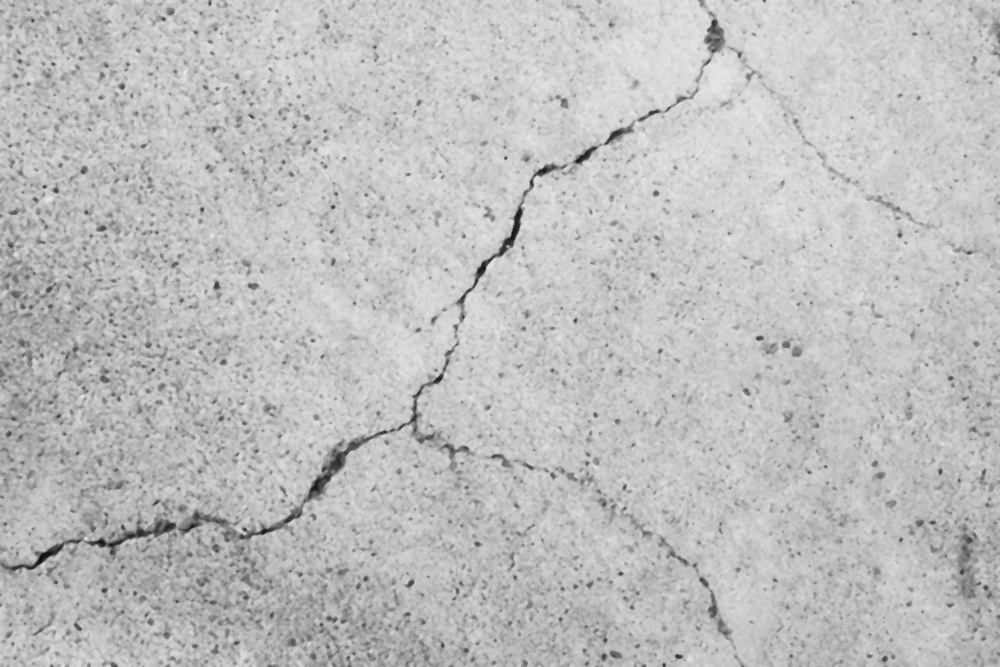
#> input picture pictures/o-m-sample01.jpg, 1000 x 667 px, shrunk from 1299 x 866 before the run
$ python -i crack_detection.py   (imports and definitions only)
#> lines starting #> are read from the running program, lines starting #| are printed output that depends on the picture; after the words box and inside, x2 and y2 are one past the last pixel; in counts of white or black regions, pixels touching at a corner belong together
#> further down, picture is the input picture: shape (667, 1000); min 11, max 235, mean 190.7
import cv2
import numpy as np


class CrackDetection:
    def compute_eccentricity(self, mask):
        moments = cv2.moments(mask.astype(np.uint8))
        if moments['mu20'] + moments['mu02'] == 0:
            return 0
        eccentricity = ((moments['mu20'] - moments['mu02']) ** 2 + 4 * moments['mu11'] ** 2) / (
                    (moments['mu20'] + moments['mu02']) ** 2)
        return np.sqrt(1 - eccentricity)

    def detect_cracks(self, filtered_gray_image, output_detected_image_path, output_binary_image_path):
        # 適応型しきい値処理を使用して二値化
#> called with output_detected_image_path = 'out.png', output_binary_image_path = 'out1.png'
        binary_image = cv2.adaptiveThreshold(filtered_gray_image, 255, cv2.ADAPTIVE_THRESH_GAUSSIAN_C,
                                             cv2.THRESH_BINARY_INV, 11, 2)
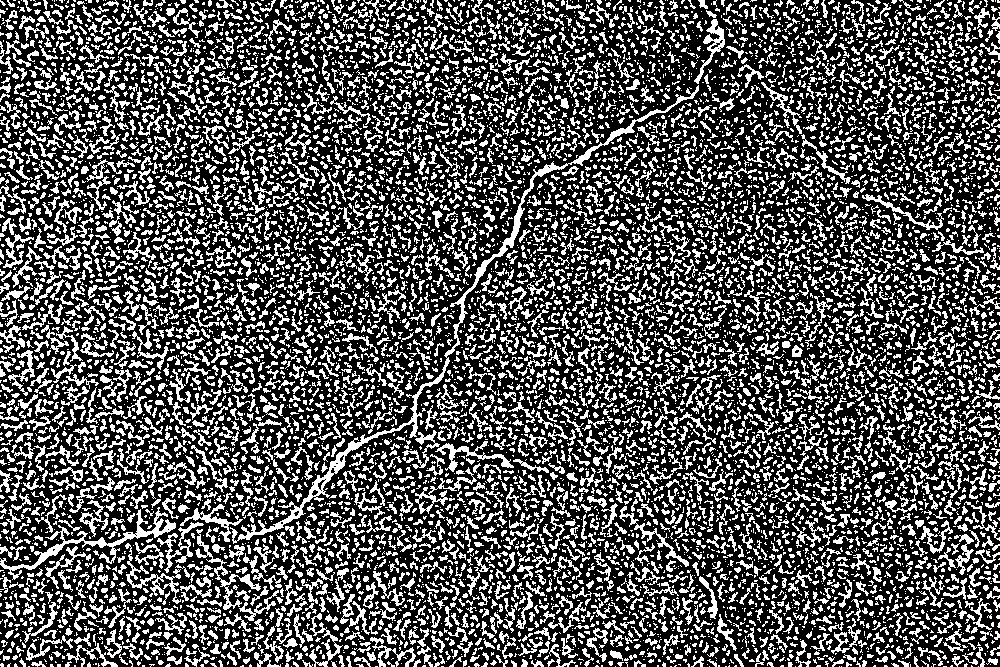
#> binary_image: shape (667, 1000); 32.6% white in thin lines or dots

        # 二値化された画像を保存
        cv2.imwrite(output_binary_image_path, binary_image)

        num_labels, labeled_cracks = cv2.connectedComponents(binary_image)
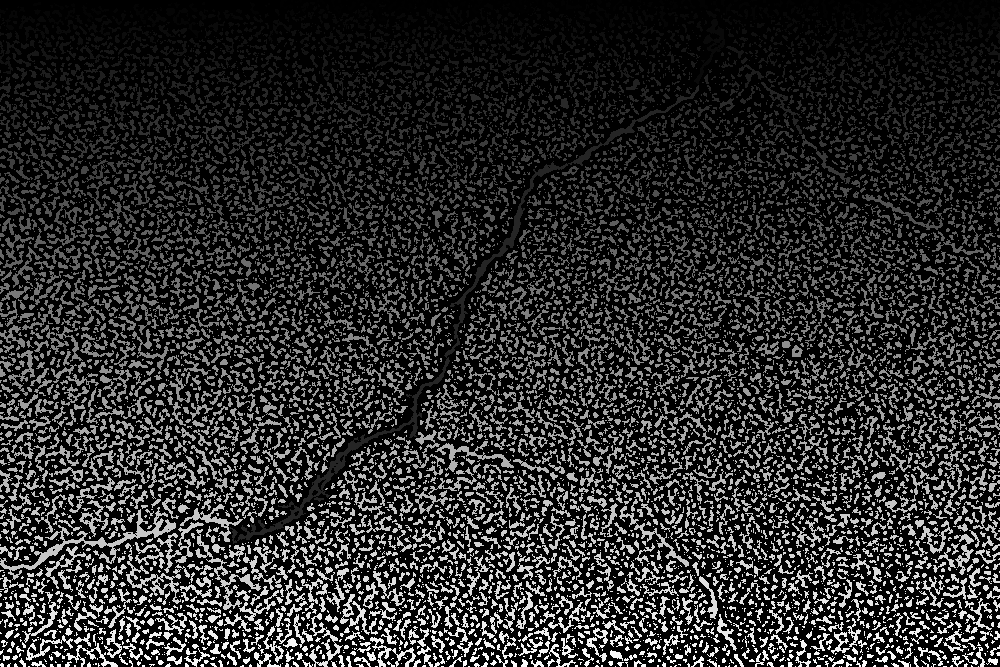
#> labeled_cracks: shape (667, 1000) int32; min 0, max 10010, mean 1700; drawn with min black and max white
#> num_labels = 10011

        result_image = cv2.cvtColor(filtered_gray_image, cv2.COLOR_GRAY2BGR)

        for label in range(1, num_labels):
            mask = (labeled_cracks == label).astype(np.uint8)
            area = np.sum(mask)
            contours, _ = cv2.findContours(mask, cv2.RETR_EXTERNAL, cv2.CHAIN_APPROX_SIMPLE)
            if len(contours) > 0:
                perimeter = cv2.arcLength(contours[0], True)
                eccentricity = self.compute_eccentricity(mask)
                aspect_ratio = area / float(perimeter ** 2)
                if area >= 80 and eccentricity >= 0.20 and aspect_ratio <= 1.0:  # 条件を微調整
                    result_image[mask == 1] = [0, 0, 255]  # 赤色に設定
#> this loop made 10010 passes
#> (area, contours, perimeter, eccentricity, aspect_ratio) on passes 2, 6, 9, 17, 29, 36, 59: (28, 1 contour, all with area under 20, 24.14, 0.741, 0.048), (37, 1 contour; box (x1, y1, x2, y2) and area: (23, 0, 32, 12) 22, 33.56, 0.485, 0.0329), (27, 1 contour, all with area under 20, 22.49, 0.633, 0.0534), (21, 1 contour, all with area under 20, 19.31, 0.761, 0.0563), (28, 1 contour, all with area under 20, 31.56, 0.576, 0.0281), (28, 1 contour, all with area under 20, 21.9, 0.748, 0.0584), (33, 1 contour, all with area under 20, 30.38, 0.681, 0.0357)
#> (area, perimeter, eccentricity, aspect_ratio) on passes 23, 26, 28, 32, 33, 39: (51, 45.11, 0.552, 0.0251), (44, 46.04, 0.986, 0.0208), (42, 33.31, 0.795, 0.0378), (22, 15.07, 0.884, 0.0969), (68, 64.53, 0.744, 0.0163), (55, 51.7, 0.666, 0.0206)
#> pass 1, in detect_cracks, `mask = (labeled_cracks == label).astype(np.uint8)`:
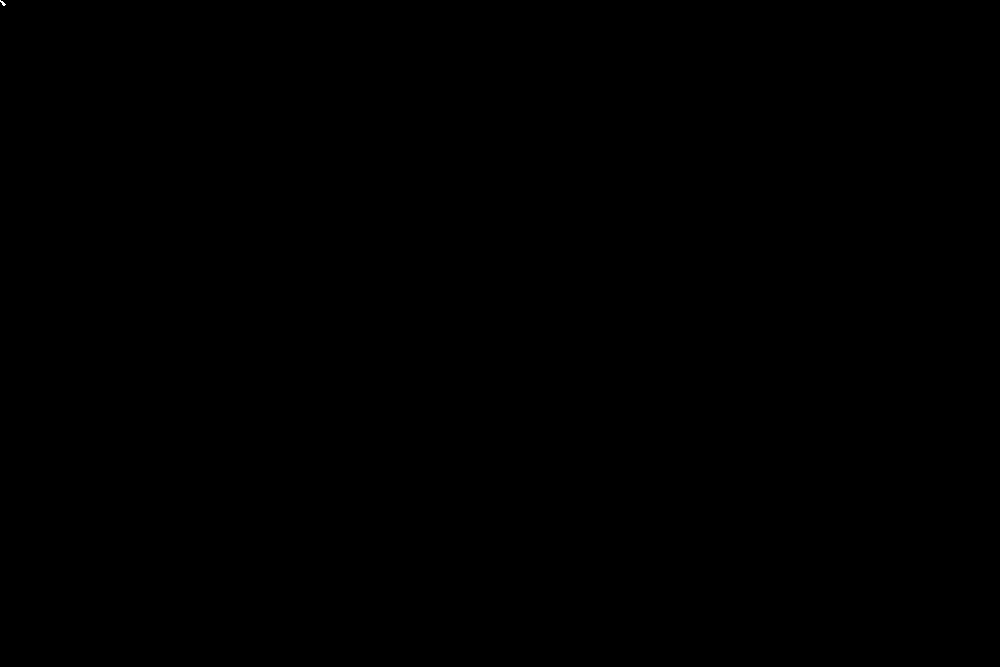
#> mask: shape (667, 1000); values 0 (black) and 1 (white), 0% white in thin lines or dots, all inside (x1, y1, x2, y2) = (0, 0, 6, 6)
#> after the loop: mask: shape (667, 1000); values 0 (black) and 1 (white), 0% white in thin lines or dots, all inside (x1, y1, x2, y2) = (978, 666, 979, 667)
#> after the loop:
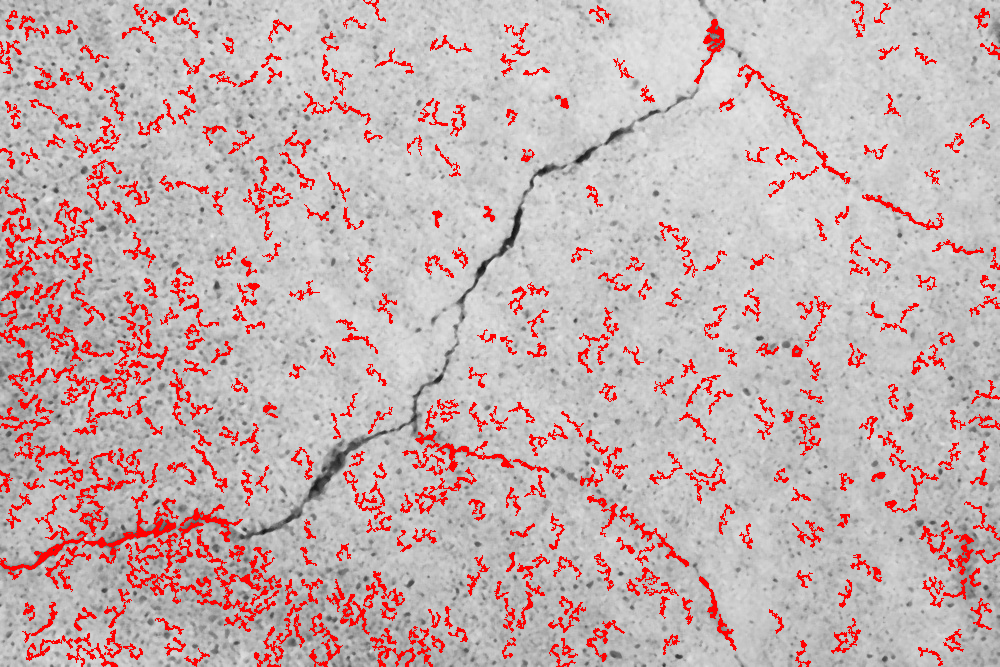
#> result_image: shape (667, 1000, 3); 9.07% of pixels changed, all inside (x1, y1, x2, y2) = (0, 0, 1000, 667)

        cv2.imwrite(output_detected_image_path, result_image)

>>> import cv2
>>> picture = cv2.imread('pictures/o-m-sample01.jpg', cv2.IMREAD_GRAYSCALE)
>>> result = CrackDetection().detect_cracks(picture, 'out.png', 'out1.png')

$ run again, on pictures/o-m-sample02.jpg
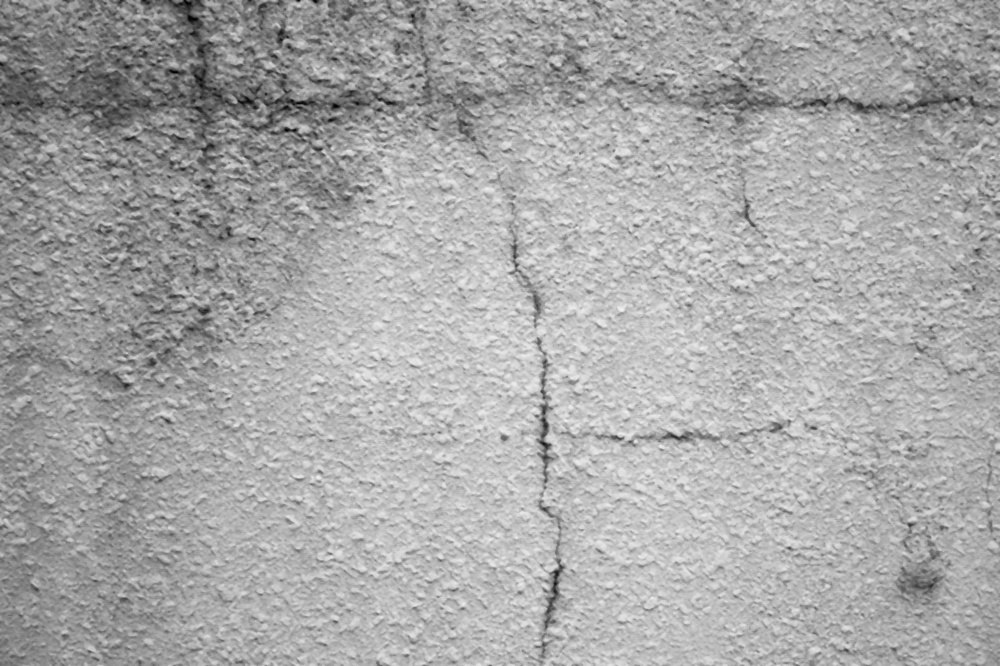
#> input picture pictures/o-m-sample02.jpg, 1000 x 666 px, shrunk from 1600 x 1066 before the run
#> picture is the input picture: shape (666, 1000); min 0, max 242, mean 167.7
#> binary_image: shape (666, 1000); 41.7% white in thin lines or dots
#> in detect_cracks, `num_labels, labeled_cracks = cv2.connectedComponents(binary_image)`:
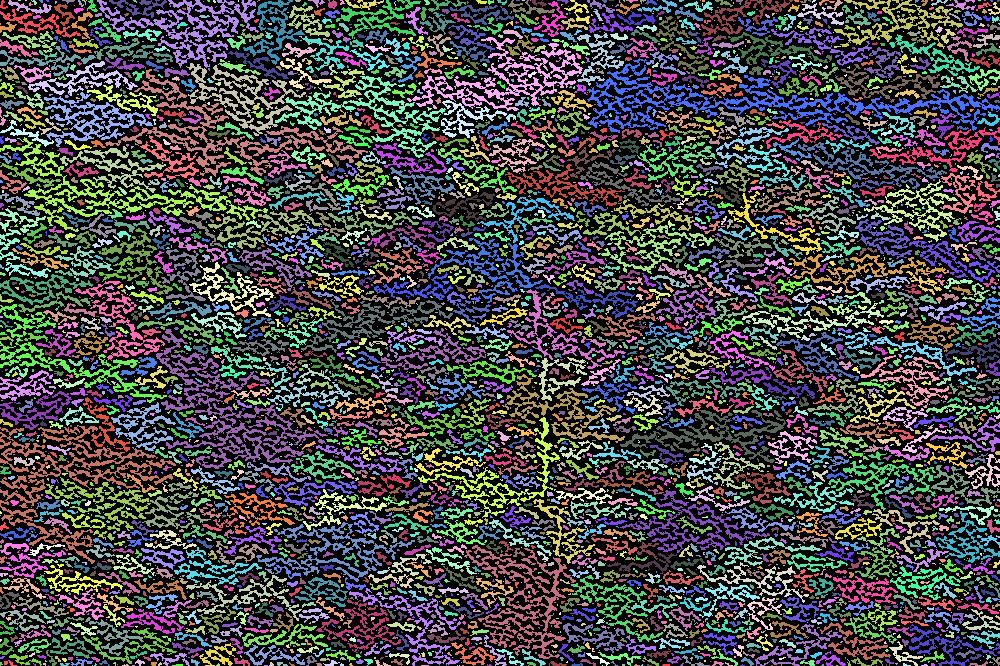
#> labeled_cracks: shape (666, 1000) int32; 4151 distinct labels, from 0 to 4150; one colour per label, 0 black
#> num_labels = 4151
#> the loop in detect_cracks, `for label in range(1, num_labels):` made 4150 passes
#> (area, contours, perimeter, eccentricity, aspect_ratio) on passes 1, 2, 12, 33, 35: (34, 1 contour, all with area under 20, 31.31, 0.926, 0.0347), (191, 1 contour; box (x1, y1, x2, y2) and area: (8, 0, 52, 14) 132, 138.4, 0.358, 0.00998), (60, 1 contour; box (x1, y1, x2, y2) and area: (87, 0, 98, 12) 46, 42.87, 0.911, 0.0326), (31, 1 contour, all with area under 20, 24.49, 0.587, 0.0517), (26, 1 contour, all with area under 20, 25.9, 0.689, 0.0388)
#> after the loop in detect_cracks, `for label in range(1, num_labels):`:
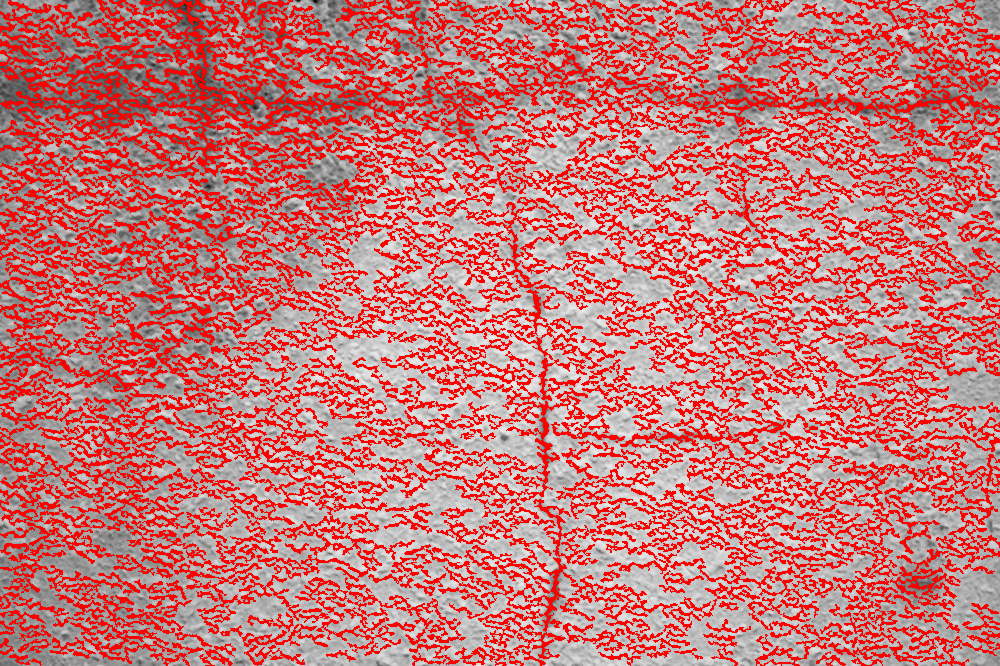
#> result_image: shape (666, 1000, 3); mean B, G, R 118.7, 118.7, 202.8
